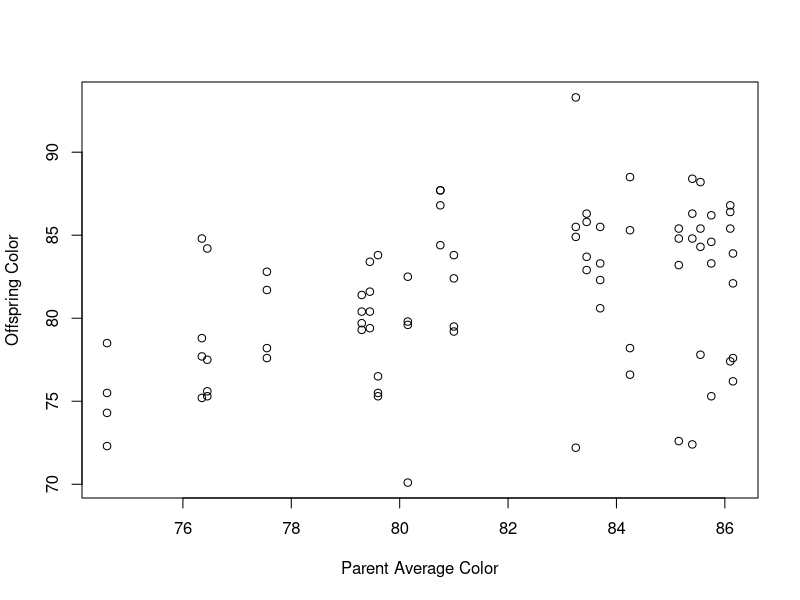
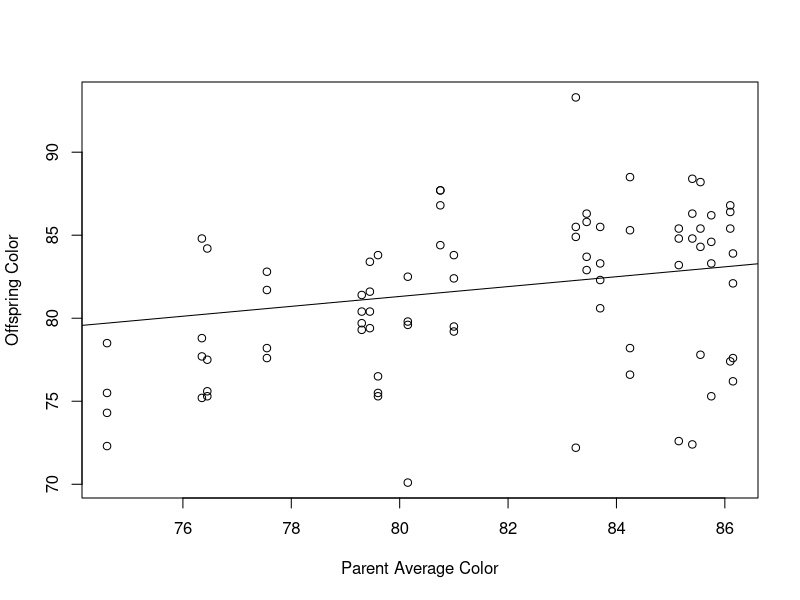

Recreate these plots in R, in order.
## ---- chunk 1
snails <- read.table("snails.txt", header = TRUE, sep = "\t")
#Means
len1mean <- mean(snails$Length.1)
len2mean <- mean(snails$Length.2)
len3mean <- mean(snails$Length.3)
Xbar=(len1mean+len2mean+len3mean)/3
Xbar #this is the overall mean
x <- snails[2:4]
SStotal <- sum((x-Xbar)^2)
n <- 3 #number of measures for each individual
groupmeans <- apply(x, 1 , mean) #the one means to take the means across each row
SSBetween <- n*sum((groupmeans-Xbar)^2)
SSWithin <- SStotal-SSBetween
#Calculate degrees of freedom
N <- 30 #number of individuals
n <- 3 #number of measures for each individual
df_between <- N-1
df_within <- N*(n-1)
#MS values are calculated by dividing the sum of squares by the degrees of freedom:
MS_Between <- SSBetween/df_between
MS_Within <- SSWithin/df_within

Vw <- MS_Within
n <- 3 #number of measures for each individual
Vb <- (MS_Between-Vw)/n
## ---- chunk 2
Vb/(Vb+Vw)
((MS_Between-MS_Within)/n)/(Vw+Vb) #alternative method
## ---- chunk 3
snakes <- read.table("snakes.txt", header = TRUE, sep = "\t")
## ---- chunk 4
snakes$Parent.Avg <- apply(snakes[,2:3], 1 , mean) #creates a column with average of the parent phenotypes (columns 2 and 3 of the snake dataframe)

#Let's make a scatterplot of the data.
library(reshape2)
plot_snakes <- snakes[,c(4:8)]
plot_snakes <- melt(plot_snakes, id="Parent.Avg")
plot(plot_snakes$Parent.Avg, plot_snakes$value, xlab = "Parent Average Color", ylab = "Offspring Color")

lm(plot_snakes$Parent.Avg~plot_snakes$value) #perform a regression to determine the slope of the relationship
plot(plot_snakes$Parent.Avg, plot_snakes$value, xlab = "Parent Average Color", ylab = "Offspring Color")
abline(57.5126, 0.2975)
## ---- chunk 5
###Degrees of Freedom:
N <- 20 #number of FAMILIES
n <- 4 #number of SIBLINGS
df_between <- N-1
df_within <- N*(n-1)

#Means: we don't want to include parental data for the full-sib analysis, so we will just use columns 4-7
col1mean <- mean(snakes$Offspring)
col2mean <- mean(snakes$Offspring.1)
col3mean <- mean(snakes$Offspring.2)
col4mean <- mean(snakes$Offspring.3)
Xbar=(col1mean+col2mean+col3mean+col4mean)/4

#SStotal
x <- snakes[4:7]
SStotal <- sum((x-Xbar)^2)

#SSBetween (between family sum of squares)
n <- 4 #number of siblings for each family
groupmeans <- apply(x, 1 , mean)
SSBetween <- n*sum((groupmeans-Xbar)^2)

#SSWithin (within families sum of squares)
SSWithin <- SStotal-SSBetween
#MS values are calculated by dividing the sum of squares by the degrees of freedom:
MS_Between <- SSBetween/df_between
MS_Within <- SSWithin/df_within

Vw <- MS_Within
Vb <- (MS_Between-Vw)/n

t <- ((MS_Between-MS_Within)/n)/(Vw+Vb) 
2*t
## ---- chunk 6
#R=h2*S
R <- 10
S <- 15
R/S
